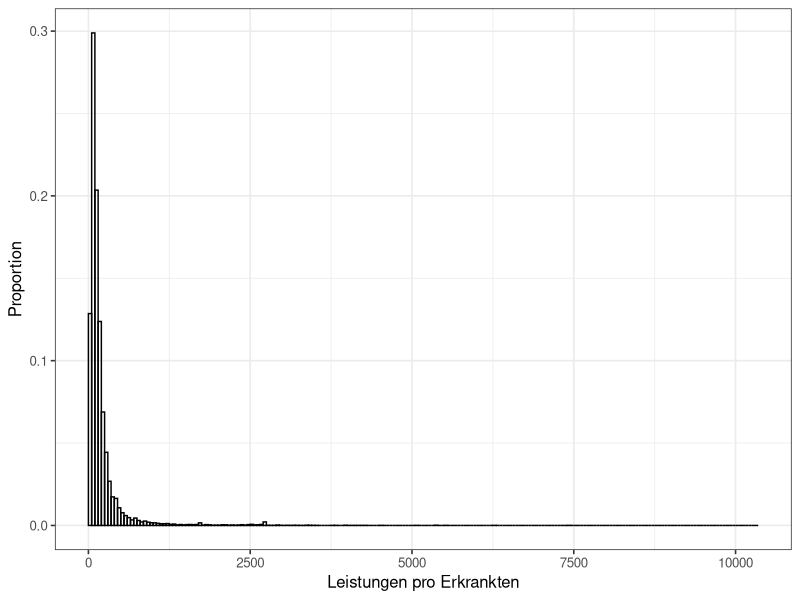
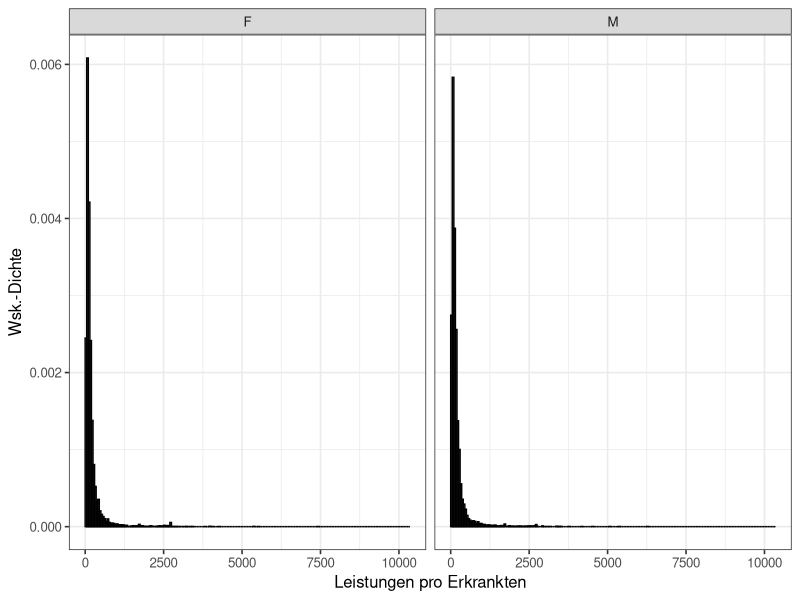
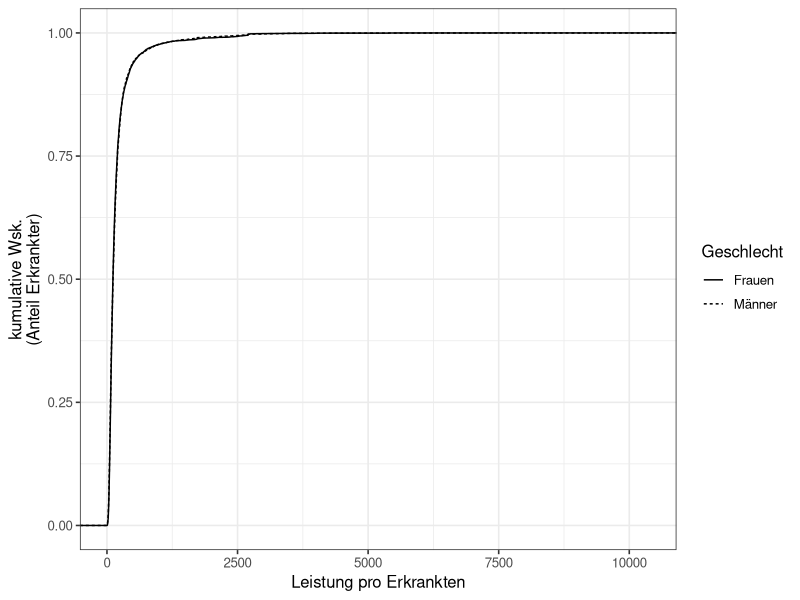
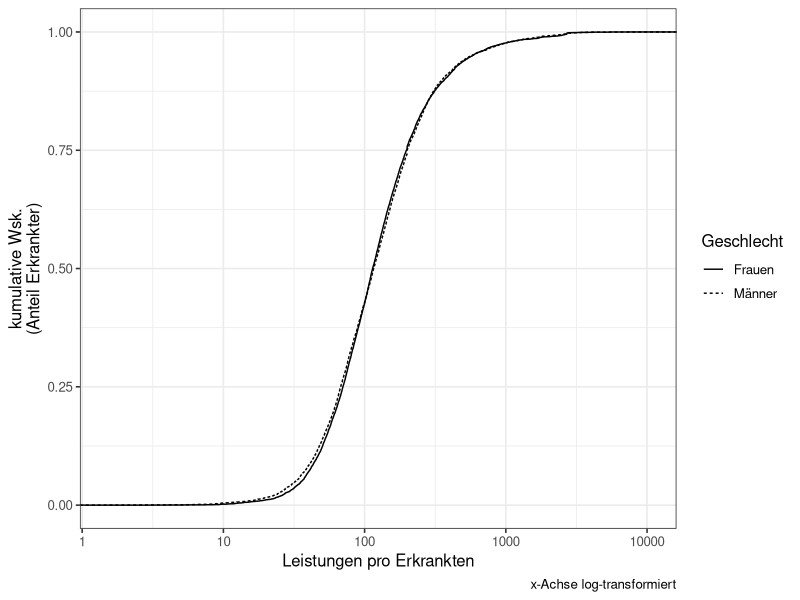
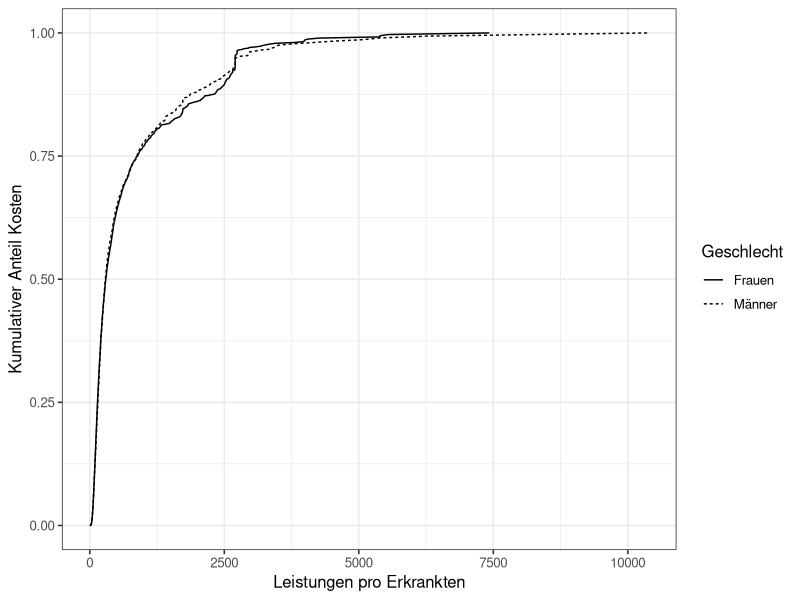
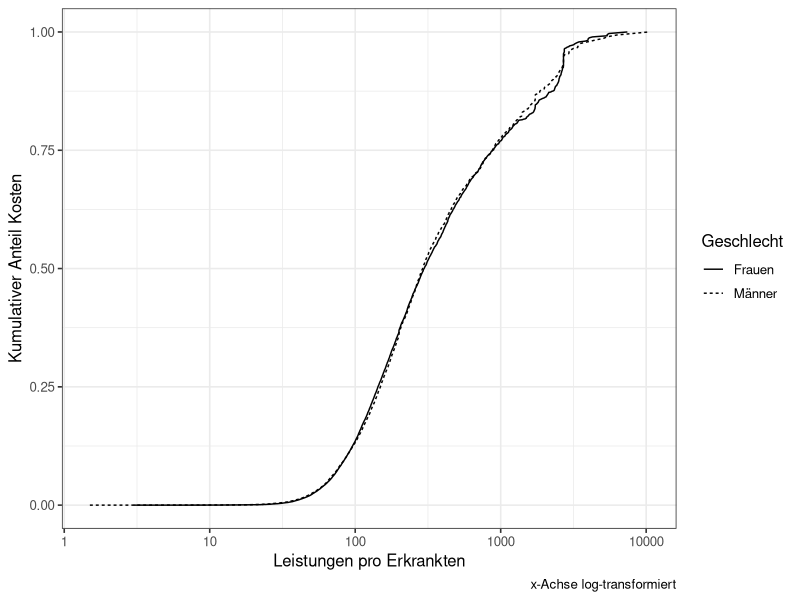
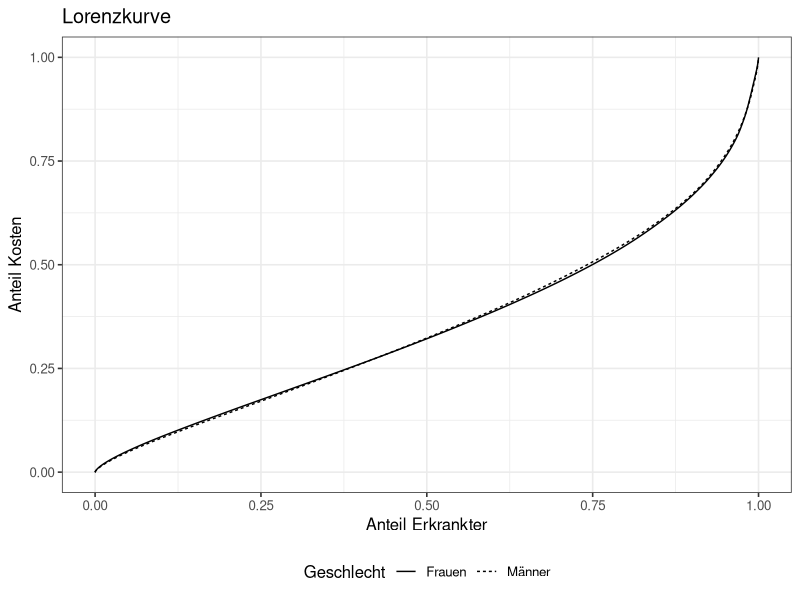
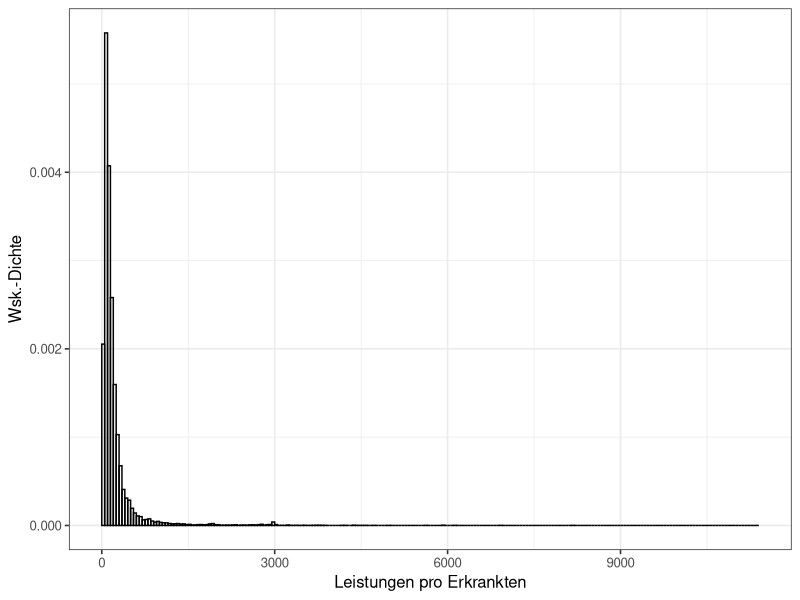

Recreate these plots in R, in order.
#' ---
#' author: 'Jan Vanhove'
#' title: 'Übungen Skript'
#' output: 
#'  html_document:
#'    toc: true
#'    toc_float: true
#'    number_sections: true
#'    theme: sandstone
#'    highlight: tango
#'    dev: svg
#'    df_print: paged
#' ---
#' 
#' # Übung 1
#' Mit $B$ der Anzahl Belege pro Versicherten ($\mathbb{E}(B) = 7$) gilt
#' \begin{align*}
#'  \mathbb{E}(s)
#'  &= \mathbb{E}(s_i) \\
#'  &= \mathbb{E}(\mathbb{E}(s_i | B)) \\
#'  &= \mathbb{E}(300B) \\
#'  &= 2100.
#' \end{align*}
#' Weiter
#' \begin{align*}
#'  \textrm{Var}(s)
#'  &= \textrm{Var}(s_i) \\
#'  &= \textrm{Var}(s_i | B))
#'      + \mathbb{E}(\textrm{Var}(s_i | B)) \\
#'  &= \textrm{Var}(300B) + \mathbb{E}(100B) \\
#'  &= 300^2 \cdot \textrm{Var}(B) + 700.
#' \end{align*}
#' Ich gehe davon aus, dass $B \equiv 7$ gemeint ist (statt $\textrm{Var}(B) > 0$). 
#' Sonst ergibt der Rest nicht wahnsinnig viel Sinn.
#' 
#' Tschebyscheff: Setze $k = \sqrt{20}$ und erhalte

k <- sqrt(20)
L <- 50000
L * 2100 + c(-1, 1) * k * sqrt(L * 700)

#' Also 
#' 
#' $$\mathbb{P}\left(S \ni [104973542, 105026458]\right) \geq 0.95.$$
#' 
#' Mit einer Normalverteilung: $\mathbb{E}(S) = L\mathbb{E}(s) = 50000 \cdot 2100$
#' und
#' 
#' \begin{align*}
#'  \textrm{Var}(S) 
#'  &= \textrm{Var}\left(\sum_{i=1}^{L} s_i\right) \\
#'  &= \sum_{i=1}^L \textrm{Var}(s_i) \\
#'  &= 700 \cdot L.
#' \end{align*}

qnorm(c(0.025, 0.975), L * 2100, sqrt(700*L))

#' Also 
#' 
#' $$\mathbb{P}\left(S \ni [104988405, 105011595]\right) = 0.95.$$
#' 
#' # Übung 2

library(tidyverse)
theme_set(theme_bw(12))
d <- read_table("uebung_02.txt")

# Je nachdem, ob wir Proportionen oder Dichten brauchen:
d |> 
  ggplot(aes(x = leis,
             # y = after_stat(density))) +
             y = after_stat(count / sum(count)))) + 
  geom_histogram(
    fill = NA,
    col = "black",
    breaks = seq(0, max(d$leis), by = 50)
    ) +
  xlab("Leistungen pro Erkrankten") +
  # ylab("Wsk.-Dichte")
  ylab("Proportion")

d |> 
  ggplot(aes(x = leis,
             y = after_stat(density))) +
  geom_histogram(
    fill = NA,
    col = "black",
    breaks = seq(0, max(d$leis), by = 50)
  ) +
  facet_wrap(facets = vars(sex)) +
  xlab("Leistungen pro Erkrankten") +
  ylab("Wsk.-Dichte")

d |> 
  ggplot(aes(x = leis,
             linetype = sex)) +
  stat_ecdf() +
  scale_linetype_discrete(
    name = "Geschlecht",
    labels = c("Frauen", "Männer")
  ) +
  xlab("Leistung pro Erkrankten") +
  ylab("kumulative Wsk.\n(Anteil Erkrankter)")

d |> 
  ggplot(aes(x = leis,
             linetype = sex)) +
  stat_ecdf() +
  scale_x_log10() +
  scale_linetype_discrete(
    name = "Geschlecht",
    labels = c("Frauen", "Männer")
  ) +
  xlab("Leistungen pro Erkrankten") +
  ylab("kumulative Wsk.\n(Anteil Erkrankter)") +
  labs(caption = "x-Achse log-transformiert")

d |> 
  group_by(sex) |> 
  arrange(leis) |> 
  mutate(cumprop_leis = cumsum(leis) / sum(leis)) |> 
  ggplot(aes(x = leis, y = cumprop_leis,
             linetype = sex)) +
  geom_line() +
  scale_linetype_discrete(
    name = "Geschlecht",
    labels = c("Frauen", "Männer")
  ) +
  xlab("Leistungen pro Erkrankten") +
  ylab("Kumulativer Anteil Kosten")

d |> 
  group_by(sex) |> 
  arrange(leis) |> 
  mutate(cumprop_leis = cumsum(leis) / sum(leis)) |> 
  ggplot(aes(x = leis, y = cumprop_leis,
             linetype = sex)) +
  geom_line() +
  scale_x_log10() +
  scale_linetype_discrete(
    name = "Geschlecht",
    labels = c("Frauen", "Männer")
  ) +
  xlab("Leistungen pro Erkrankten") +
  ylab("Kumulativer Anteil Kosten") +
  labs(caption = "x-Achse log-transformiert")

d |> 
  group_by(sex) |> 
  arrange(leis) |> 
  mutate(n = 1:n()) |> 
  mutate(
    cumprop_n = cumsum(n) / sum(n),
    cumprop_leis = cumsum(leis) / sum(leis)
    ) |> 
  ggplot(aes(x = cumprop_n,
             y = cumprop_leis,
             linetype = sex)) +
  geom_line() +
  scale_linetype_discrete(
    name = "Geschlecht",
    labels = c("Frauen", "Männer")
    ) +
  xlab("Anteil Erkrankter") +
  ylab("Anteil Kosten") +
  ggtitle("Lorenzkurve") +
  theme(legend.position = "bottom")

#' Leistungszunahme von 10%:
#' Einfach überall `leis` durch `1.1*leis` ersetzen.

d |> 
  ggplot(aes(x = 1.1*leis,
             y = after_stat(density))) +
  geom_histogram(
    fill = NA,
    col = "black",
    breaks = seq(0, max(1.1*d$leis), by = 50)
  ) +
  xlab("Leistungen pro Erkrankten") +
  ylab("Wsk.-Dichte")

d |> 
  ggplot(aes(x = 1.1*leis,
             y = after_stat(density))) +
  geom_histogram(
    fill = NA,
    col = "black",
    breaks = seq(0, max(1.1*d$leis), by = 50)
  ) +
  facet_wrap(facets = vars(sex)) +
  xlab("Leistungen pro Erkrankten") +
  ylab("Wsk.-Dichte")

d |> 
  ggplot(aes(x = 1.1*leis,
             linetype = sex)) +
  stat_ecdf() +
  ylab("kumulative Wsk.\n(Anteil Erkrankter)") +
  ylab("kumulative Wsk.")

d |> 
  ggplot(aes(x = 1.1*leis,
             linetype = sex)) +
  stat_ecdf() +
  scale_x_log10() +
  xlab("Leistungen pro Erkrankten") +
  ylab("kumulative Wsk.\n(Anteil Erkrankter)") +
  labs(caption = "x-Achse log-transformiert")

d |> 
  group_by(sex) |> 
  arrange(leis) |> 
  mutate(n = 1:n()) |> 
  mutate(
    cumprop_n = cumsum(n) / sum(n),
    cumprop_leis = cumsum(1.1*leis) / sum(1.1*leis)
  ) |> 
  ggplot(aes(x = cumprop_n,
             y = cumprop_leis,
             linetype = sex)) +
  geom_line() +
  scale_linetype_discrete(
    name = "Geschlecht",
    labels = c("Frauen", "Männer")
  ) +
  xlab("Anteil Erkrankter") +
  ylab("Anteil Kosten") +
  ggtitle("Lorenzkurve") +
  theme(legend.position = "bottom")

#' # Übung 3
#' Die Warnungen betreffen trailing spaces.
d <- read_table("uebung_03.txt")
d |> 
  ggplot(aes(x = apoth,
             y = sd,
             label = kt)) +
  geom_text() +
  xlab("Anzahl Apotheken pro 1'000 Einw.") +
  ylab("Anteil Medikamentenkosten")

d <- d |> 
  mutate(
    region = case_when(
      kt %in% c("FR", "GE", "JU", "NE",
                "TI", "VD", "VS") ~ "lateinische Schweiz",
      .default = "Deutschschweiz"
    )
  )

d |> 
  ggplot(aes(x = apoth,
             y = sd)) +
  geom_text(aes(label = kt)) +
  facet_wrap(facets = vars(region)) +
  geom_smooth(method = "lm") +
  xlab("Anzahl Apotheken pro 1'000 Einw.") +
  ylab("Anteil Medikamentenkosten")

ueb3.lm <- lm(sd ~ region * apoth, d)
par(mfrow = c(2, 2))
plot(ueb3.lm)
par(mfrow = c(1, 1))

#' Abgesehen von Aargau (1) und Basel-Stadt (6)
#' ist der Fit noch recht okay.
#' 
#' # Restliche Übungen
#' Noch nicht gemacht.